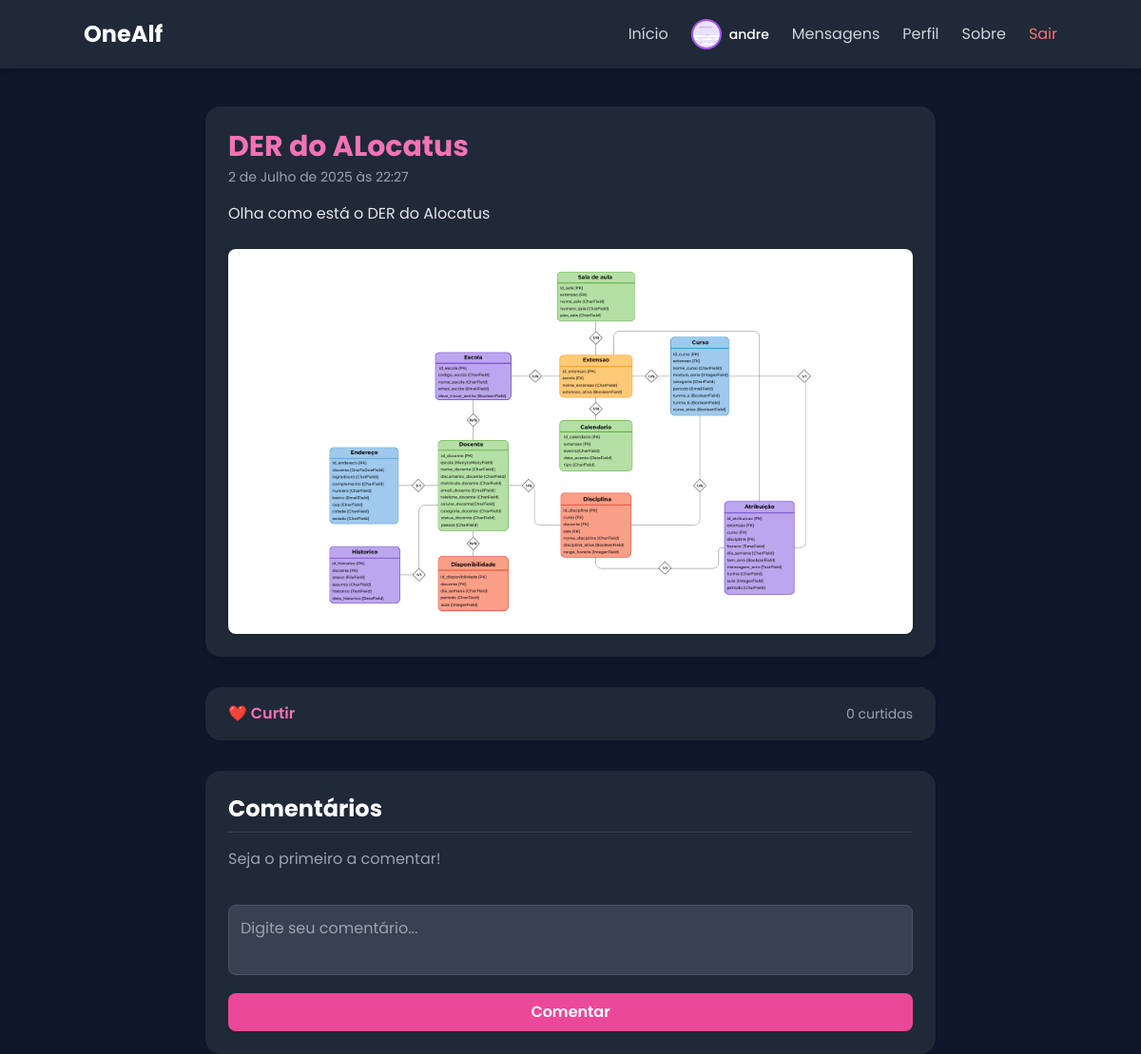
The app's page /post/3/ (signed in), older data.
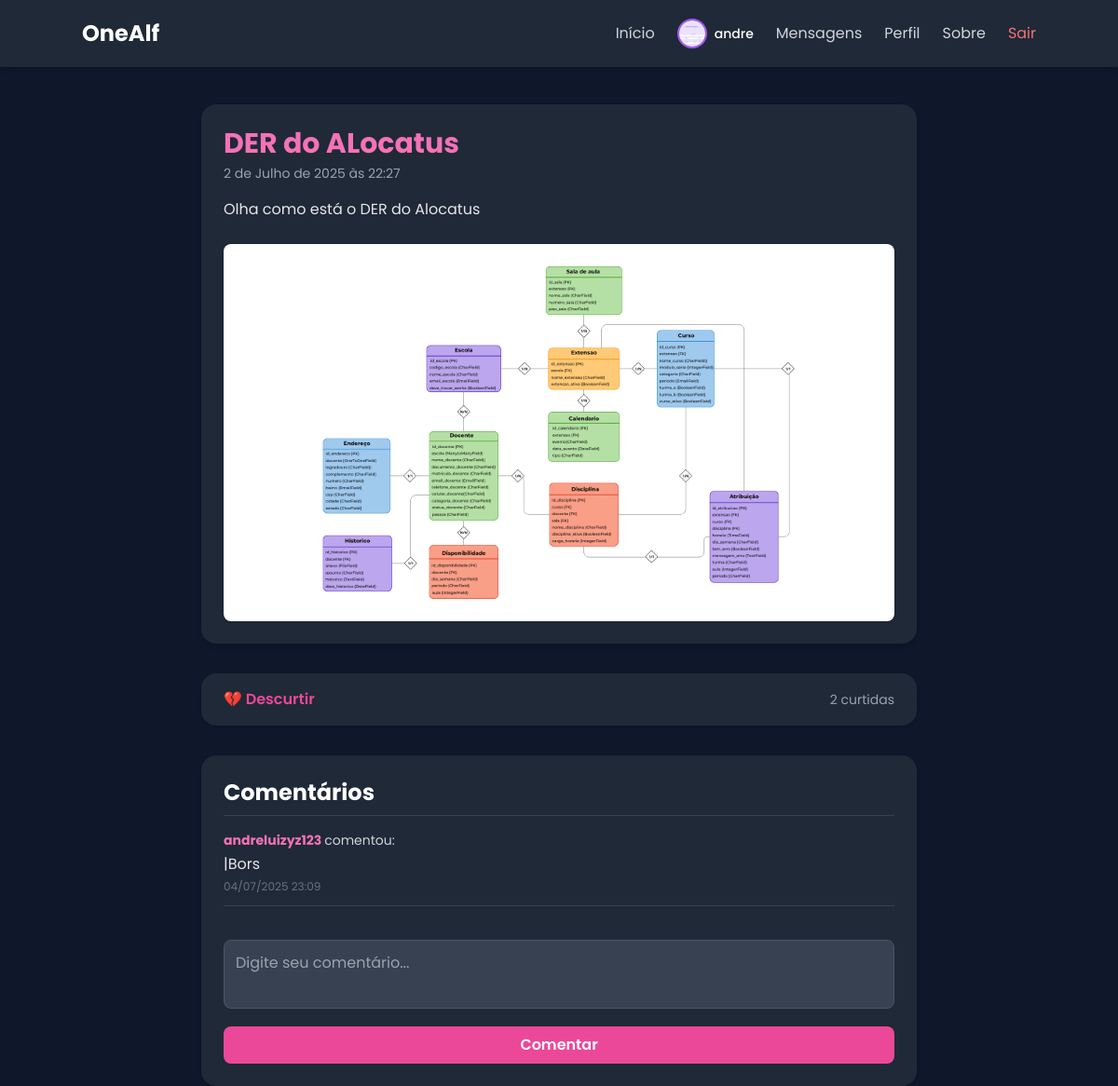
The same page, newer data.
### core/models.py (models this page shows, shortened)
class Post(models.Model):
    titulo = models.CharField(max_length=100)
    conteudo = models.TextField()
    imagem = models.ImageField(upload_to='postagens/', blank=True, null=True)
    autor = models.ForeignKey(Perfil, on_delete=models.CASCADE)
    data_criacao = models.DateTimeField(auto_now_add=True)

class Comentario(models.Model):
    post = models.ForeignKey(Post, on_delete=models.CASCADE, related_name='comentarios')
    autor = models.ForeignKey(Perfil, on_delete=models.CASCADE)
    conteudo = models.TextField()
    data_criacao = models.DateTimeField(default=timezone.now)

class Perfil(models.Model):
    usuario = models.OneToOneField(User, on_delete=models.CASCADE)
    foto = models.ImageField(upload_to='fotos_perfil/', blank=True, null=True)
    bio = models.TextField(blank=True, null=True)

### core/views.py (the view)
# urls.py: path('post/<int:post_id>/', views.ver_post, name='ver_post'),
@login_required
def ver_post(request, post_id):
    post = get_object_or_404(Post, id=post_id)
    comentarios = post.comentarios.all().order_by('-data_criacao')
    perfil = request.user.perfil
    perfil_curtiu = post.curtidas.filter(perfil=perfil).exists()
    if request.method == 'POST':
        form = FormComentario(request.POST)
        if form.is_valid():
            comentario = form.save(commit=False)
            comentario.post = post
            comentario.autor = perfil
            comentario.save()
            return redirect('ver_post', post_id=post.id)
    else:
        form = FormComentario()
    return render(request, 'ver_post.html', {
        'post': post,
        'comentarios': comentarios,
        'form': form,
        'perfil_curtiu': perfil_curtiu,
    })

### core/forms.py
class FormComentario(forms.ModelForm):
    class Meta:
        model = Comentario
        fields = ['conteudo']
        labels = {
            'conteudo': 'Comentário',
        }
        widgets = {
            'conteudo': forms.Textarea(attrs={'rows': 2, 'placeholder': 'Digite seu comentário...'}),
        }

### core/templates/ver_post.html (shortened to what this page needs)
{% extends 'base.html' %}
{% load widget_tweaks %}
{% block content %}
<div class="max-w-3xl mx-auto mt-10 text-white space-y-8">
    <div class="bg-gray-800 p-6 rounded-2xl shadow-md">
        <h2 class="text-3xl font-bold text-pink-400">{{ post.titulo }}</h2>
        <p class="text-sm text-gray-400 mt-1">{{ post.data_criacao }}</p>
        <p class="mt-4 leading-relaxed text-gray-200">{{ post.conteudo }}</p>
        {% if post.imagem %}
            <img src="{{ post.imagem.url }}" alt="Imagem do post" class="mt-6 rounded-lg w-full object-cover shadow" />
        {% endif %}
    </div>
    <div class="flex items-center justify-between bg-gray-800 px-6 py-4 rounded-2xl shadow">
        <form method="POST" action="{% url 'curtir_post' post.id %}">
            {% if perfil_curtiu %}
                <button type="submit" class="text-pink-500 hover:text-pink-300 transition duration-150 font-semibold">
                    💔 Descurtir
                </button>
            {% else %}
                <button type="submit" class="text-pink-400 hover:text-pink-300 transition duration-150 font-semibold">
                    ❤️ Curtir
                </button>
            {% endif %}
        </form>
        <p class="text-sm text-gray-400">{{ post.curtidas.count }} curtida{{ post.curtidas.count|pluralize }}</p>
    </div>
    <div class="bg-gray-800 p-6 rounded-2xl shadow">
        <h3 class="text-2xl font-bold text-white mb-4 border-b border-gray-700 pb-2">Comentários</h3>
        <div class="space-y-6">
            {% for comentario in comentarios %}
                <div class="border-b border-gray-700 pb-3">
                    <p class="text-sm text-gray-300">
                        <strong>
                            <a href="{% url 'perfil' comentario.autor.usuario.username %}" class="text-pink-400 hover:underline">
                                {{ comentario.autor.usuario.username }}
                            </a>
                        </strong> comentou:
                    </p>
                    <p class="text-gray-200 mt-1">{{ comentario.conteudo }}</p>
                    <p class="text-xs text-gray-500 mt-1">{{ comentario.data_criacao|date:"d/m/Y H:i" }}</p>
                </div>
            {% empty %}
                <p class="text-gray-400">Seja o primeiro a comentar!</p>
            {% endfor %}
        </div>
        <form method="POST" class="mt-6 space-y-3">
            {{ form.conteudo|add_class:"w-full bg-gray-700 text-white p-3 rounded-lg resize-none border border-gray-600 focus:outline-none focus:ring-2 focus:ring-pink-500 transition duration-150" }}
            <button type="submit" class="w-full bg-pink-500 hover:bg-pink-600 text-white font-semibold py-2 px-4 rounded-lg transition duration-150">
                Comentar
            </button>
        </form>
    </div>
</div>
{% endblock %}

Row changes from the older to the newer data that the page shows:
computed for Post "DER do ALocatus": curtidas.count "0" → "2"
added Comentario: autor.usuario.username "andreluizyz123", conteudo "|Bors", data_criacao "04/07/2025 23:09"
Text that changed along with them:
text no longer shown: "❤️ Curtir Seja o primeiro a comentar!"
text now shown: "💔 Descurtir"
